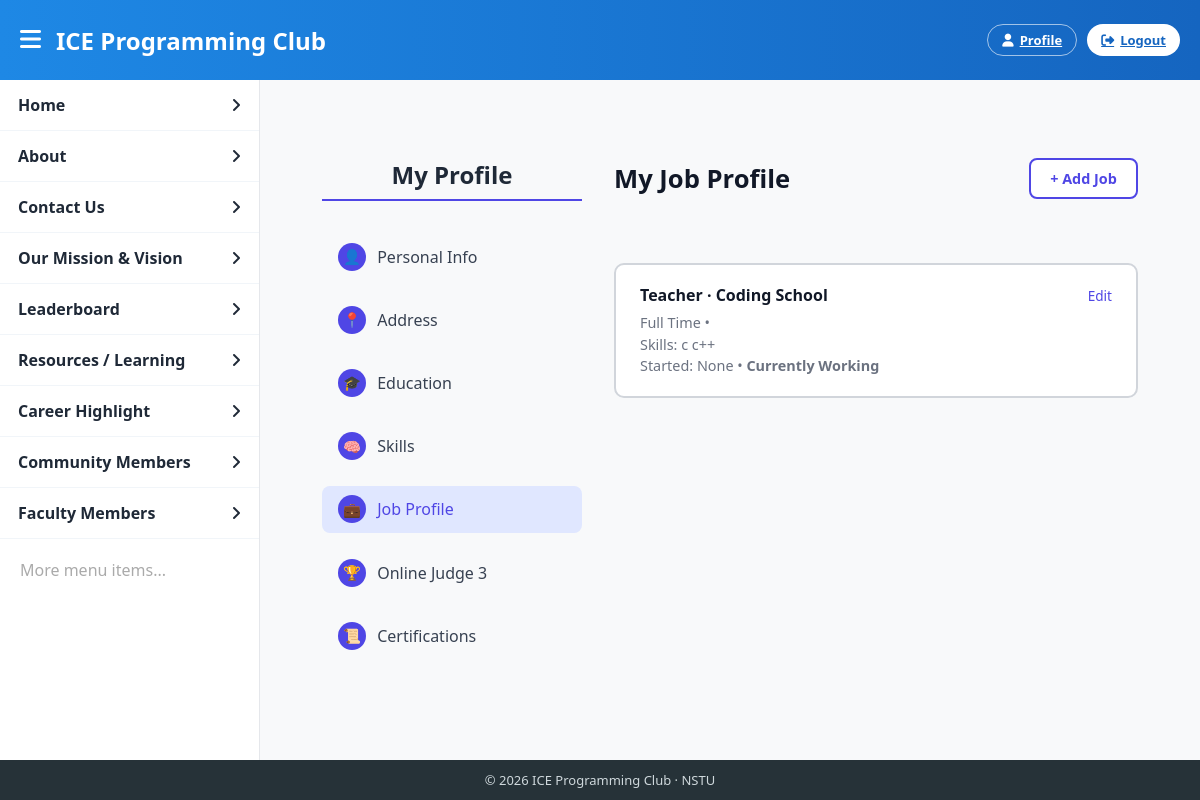
The app's page /jobs/ (signed in) with its own data.
### Core/models.py (models this page shows, shortened)
class JobProfile(models.Model):
    JOB_TYPE_CHOICES=[
        ('full_time','Full Time'),
        ('part_time','Part Time'),
        ('internship','Internship'),
        ('remote','Remote'),
        ('contract','Contract'),
    ]
    user = models.ForeignKey(
        get_user_model(),
        on_delete=models.CASCADE,
        related_name='job_profiles'
    )
    job_title = models.CharField(max_length=200)
    company_name = models.CharField(max_length=200)
    locrtion = models.CharField(max_length=200,blank=True)
    location = models.CharField(max_length=200, blank=True)
    job_type = models.CharField(
        max_length=20,
        choices=JOB_TYPE_CHOICES
    )
    skills = models.TextField(help_text="coma separated skills")
    description = models.TextField(blank = True)
    start_date = models.DateField(blank=True,null=True)
    is_current= models.BooleanField(default=True)
    created_at = models.DateTimeField(auto_now_add=True)

### Core/views.py (the view)
# urls.py: path('jobs/', views.job_list, name='job_list'),
@login_required
def job_list(request):
    jobs = JobProfile.objects.filter(user=request.user).order_by('-start_date')
    return render(request,'profile/job_profile.html',{'jobs':jobs})

### templates/profile/job_profile.html (shortened to what this page needs)
{% extends "profile/profile_index.html" %}
{% block job_active %}active{% endblock %}
{% block profile_content %}
<div class="job-header">
    <h2>My Job Profile</h2>
    <a href="{% url 'job_add' %}" class="add-job-btn">+ Add Job</a>
</div>
<ul class="job-list">
    {% if jobs %}
        {% for job in jobs %}
        <li class="job-item">
            <div>
                <div class="job-title">
                    {{ job.job_title }} · {{ job.company_name }}
                </div>
                <div class="job-meta">
                    {{ job.get_job_type_display }} • {{ job.location }}<br>
                    Skills: {{ job.skills }}<br>
                    Started: {{ job.start_date }}
                    {% if job.is_current %}
                        • <strong>Currently Working</strong>
                    {% endif %}
                </div>
            </div>
            <div class="job-actions">
                <a href="{% url 'job_edit' job.id %}">Edit</a>
            </div>
        </li>
        {% endfor %}
    {% else %}
        <li class="no-job">No job profile added yet</li>
    {% endif %}
</ul>
{% endblock %}

### templates/includes/navbar_head.html (style rules this page uses)
:root { --blue1:#1e88e5; --blue2:#1565c0; --bg:#f4f6f9; --border:#e5e7eb; --text:#1f2937; }
* { box-sizing:border-box; margin:0; padding:0; }
body { font-family:'Segoe UI',sans-serif; background:var(--bg); overflow:hidden; }

### templates/profile/profile_index.html (style rules this page uses)
body { background: #f8f9fa; font-family: "Segoe UI", Helvetica, Arial, sans-serif; color: #111827; }

### templates/profile/job_profile.html (style rules this page uses)
.job-header { display: flex; justify-content: space-between; align-items: center; margin-bottom: 2rem; }
.job-header h2 { font-size: 1.6rem; font-weight: 700; color: #111827; margin: 0; }
.add-job-btn { background: white; border: 2px solid #4f46e5; color: #4f46e5; padding: 0.55rem 1.2rem; text-decoration: none; border-radius: 8px; font-size: 0.9rem; font-weight: 600; transition: all 0.25s ease; }
.job-list { list-style: none; padding: 0; margin: 0; display: flex; flex-direction: column; gap: 1rem; }
.job-item { display: flex; justify-content: space-between; align-items: flex-start; padding: 1.2rem 1.5rem; border: 2px solid #d1d5db; border-radius: 10px; background: #ffffff; transition: border-color 0.25s, transform 0.2s; }
.job-title { font-weight: 600; font-size: 1rem; color: #111827; margin-bottom: 0.4rem; }
.job-meta { font-size: 0.9rem; color: #6b7280; line-height: 1.5; }
.job-actions a { color: #4f46e5; text-decoration: none; font-size: 0.85rem; font-weight: 500; transition: color 0.2s; }

### records on screen
JobProfile: job_title "Teacher", company_name "Coding School", job_type "Full Time", skills "c c++", start_date "None", is_current "Currently Working"
